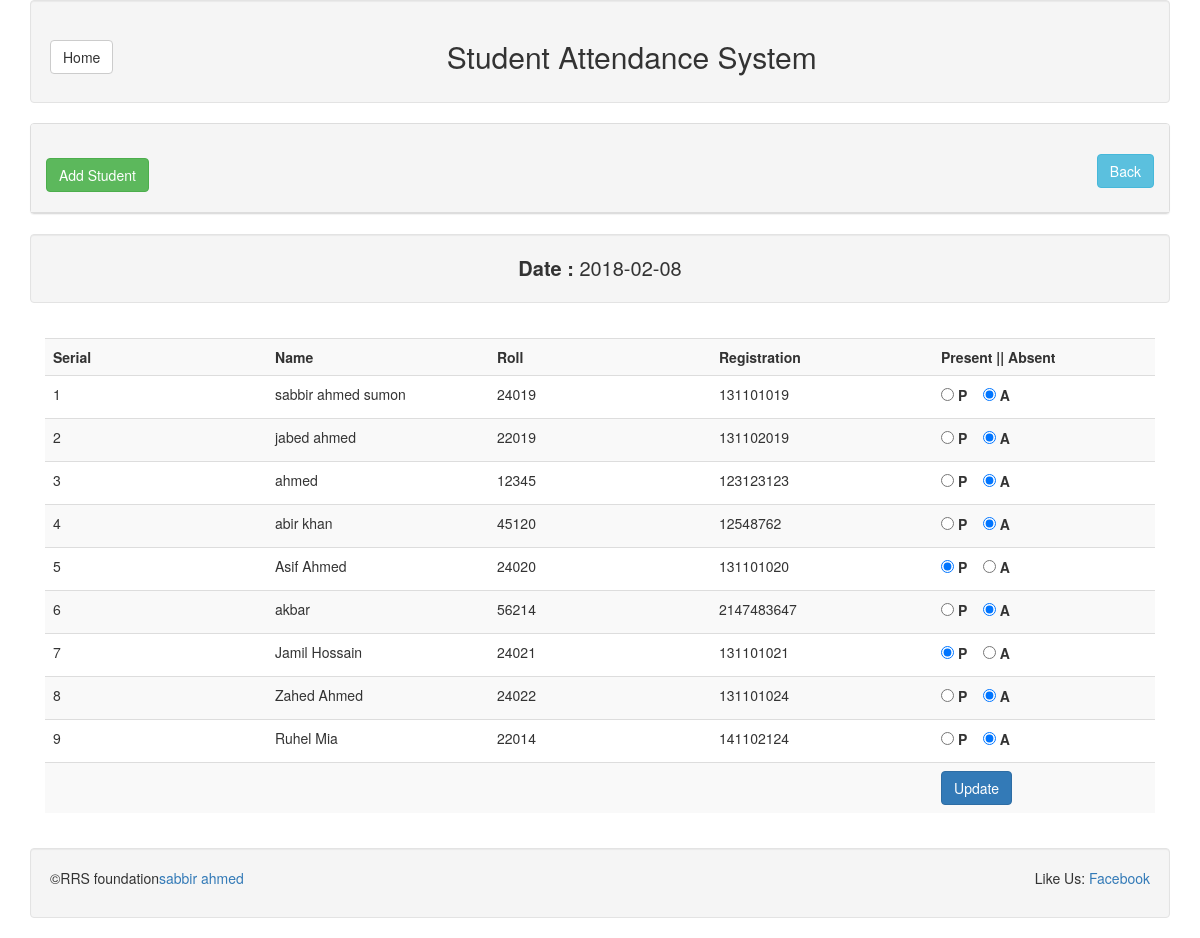
The page /attendanceOfThisDate.php?dt=2018-02-08 on the database its author committed.
### tables this page shows
CREATE TABLE `tbl_student` (
  `id` int(11) NOT NULL,
  `name` varchar(255) NOT NULL,
  `roll` int(11) NOT NULL,
  `registration` int(11) NOT NULL,
  `department` varchar(255) NOT NULL
);

CREATE TABLE `tbl_attend` (
  `id` int(11) NOT NULL,
  `roll` int(11) NOT NULL,
  `attend` varchar(255) NOT NULL,
  `attend_date` date NOT NULL
);

### lib/Database.php (called while the page is built, shortened)
<?php
Class Database{
   public $host   = DB_HOST;
   public $user   = DB_USER;
   public $pass   = DB_PASS;
   public $dbname = DB_NAME;
   public $link;
private function connectDB(){
   $this->link = new mysqli($this->host, $this->user, $this->pass,
    $this->dbname);
 }
public function select($query){
    $result = $this->link->query($query) or
     die($this->link->error.__LINE__);
    if($result->num_rows > 0){
      return $result;
    } else {
      return false;
  }
 }
}
?>

### classes/Student.php (called while the page is built, shortened)
<?php
  $filepath = realpath(dirname(__FILE__));
  include_once ($filepath. '/../lib/Database.php');
?>
<?php
  class Student{
    private $db;
    public function __construct(){
      $this->db = new Database();
    }
    public function getAllStudent($date){
      $query = "SELECT tbl_student.*, tbl_attend.* FROM tbl_student INNER JOIN tbl_attend ON        tbl_student.roll = tbl_attend.roll WHERE attend_date = '$date'";
      $getData = $this->db->select($query);
      return $getData;
    }
  }
?>

### attendanceOfThisDate.php (the view, shortened to what this page needs)
<?php
	include "inc/header.php";
 ?>
<?php
	$student = new Student();
	$date = $_GET['dt'];
 ?>
			<div class="panel panel-default">
				<div class="panel-heading">
					<h2>
						<a class="btn btn-success" href="add.php">Add Student</a>
						<a class="btn btn-info pull-right" href="viewAll.php">Back</a>
					</h2>
				</div>
			</div>
      <div class="well text-center" style="font-size:20px;">
        <strong>Date : </strong><?php echo $date; ?>
      </div>
			<div class="panel-body">
				<form action="" method="post">
					<table class="table table-striped">
						<tr>
							<th width="20%">Serial</th>
              <th width="20%">Name</th>
              <th width="20%">Roll</th>
              <th width="20%">Registration</th>
							<th width="20%">Present || Absent</th>
						</tr>
				<?php
					 $getStudents = $student->getAllStudent($date);
					 if ($getStudents) {
						 $i=0;
						 while ($value = $getStudents->fetch_assoc()) {
						 	$i++;
					?>
						<tr>
							<td><?php echo $i; ?></td>
              <td><?php echo $value['name']; ?></td>
              <td><?php echo $value['roll']; ?></td>
              <td><?php echo $value['registration']; ?></td>
              <td>
                <label>
									<input type="radio" name="attend[<?php echo $value['roll']; ?>]" value="present" <?php if ($value['attend'] == "present") {
                    echo "checked";
                  } ?>>
                   P
								</label>
								<label>
									<input type="radio" name="attend[<?php echo $value['roll']; ?>]" value="absent" <?php if ($value['attend'] == "absent") {
                    echo "checked";
                  } ?>>
									A
								</label>
              </td>
						</tr>
					<?php } } ?>
          <tr>
            <td></td>
            <td></td>
            <td></td>
            <td></td>
            <td>
              <input type="submit" class="btn btn-primary" name="submit" value="Update">
            </td>
          </tr>
					</table>
				</form>
			</div>
<?php
	include "inc/footer.php";
 ?>

### rows shown on the page
tbl_student: name "sabbir ahmed sumon", tbl_attend.roll "24019", registration "131101019"
tbl_attend: attend "☐ P", attend "☑ A"
tbl_student: name "jabed ahmed", tbl_attend.roll "22019", registration "131102019"
tbl_attend: attend "☐ P", attend "☑ A"
tbl_student: name "ahmed", tbl_attend.roll "12345", registration "123123123"
tbl_attend: attend "☐ P", attend "☑ A"
tbl_student: name "abir khan", tbl_attend.roll "45120", registration "12548762"
tbl_attend: attend "☐ P", attend "☑ A"
tbl_student: name "Asif Ahmed", tbl_attend.roll "24020", registration "131101020"
tbl_attend: attend "☑ P", attend "☐ A"
tbl_student: name "akbar", tbl_attend.roll "56214", registration "2147483647"
tbl_attend: attend "☐ P", attend "☑ A"
tbl_student: name "Jamil Hossain", tbl_attend.roll "24021", registration "131101021"
tbl_attend: attend "☑ P", attend "☐ A"
tbl_student: name "Zahed Ahmed", tbl_attend.roll "24022", registration "131101024"
tbl_attend: attend "☐ P", attend "☑ A"
tbl_student: name "Ruhel Mia", tbl_attend.roll "22014", registration "141102124"
tbl_attend: attend "☐ P", attend "☑ A"

### other values the page prints
$date "2018-02-08"
